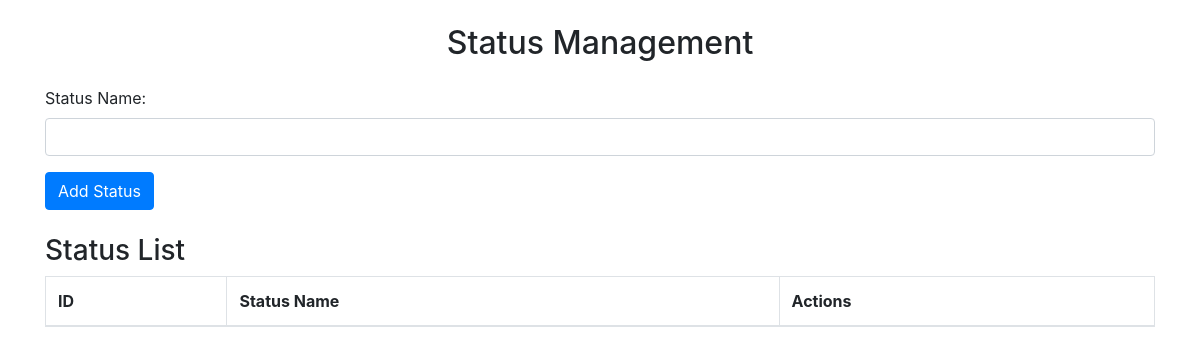
The app's page /create_status.php, older data.
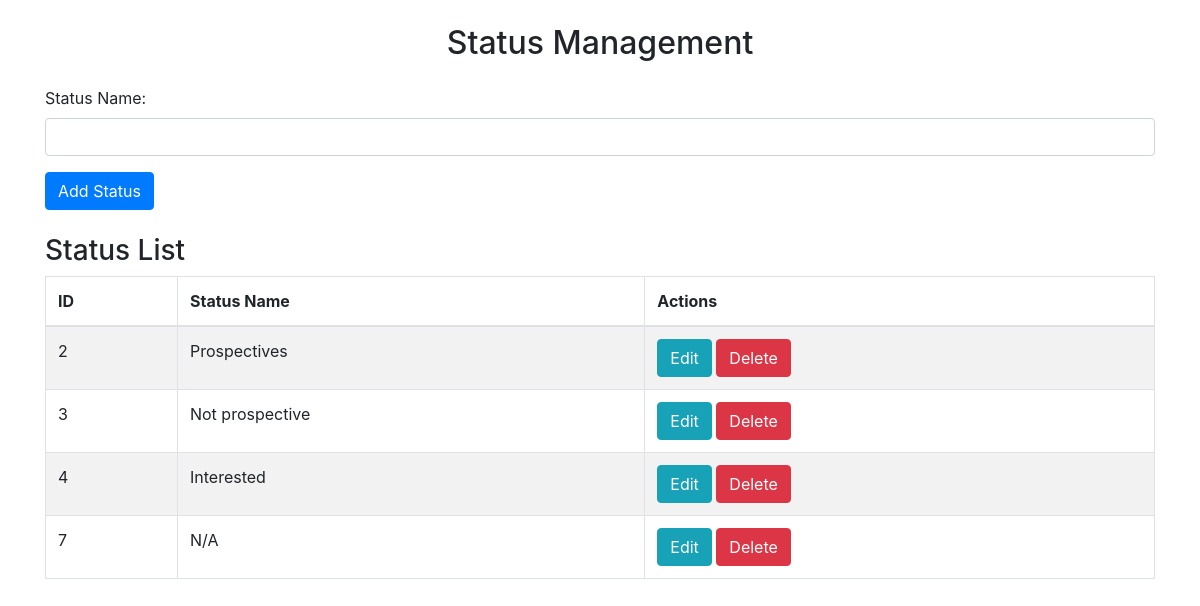
The same page, newer data.
### tables this page shows
CREATE TABLE `status_table` (
  `id` int(11) NOT NULL,
  `status_name` varchar(100) NOT NULL
);

### create_status.php (the view, shortened to what this page needs)
<?php
include './database/connection.php';
$status_code = $status_name = "";
$update = false;
?>
<!DOCTYPE html>
<html lang="en">
<head>
    <link rel="stylesheet" href="https://maxcdn.bootstrapcdn.com/bootstrap/4.5.2/css/bootstrap.min.css">
</head>
<body>
    <div class="container">
        <h2 class="text-center mt-4">Status Management</h2>
        <form action="" method="POST" class="mt-4">
            <div class="form-group">
                <label for="status_name">Status Name:</label>
                <input type="text" name="status_name" class="form-control" value="<?php echo htmlspecialchars($status_name); ?>" required>
            </div>
            <div class="form-group">
                <?php if ($update == true): ?>
                    <button type="submit" name="save" class="btn btn-info">Update Status</button>
                <?php else: ?>
                    <button type="submit" name="save" class="btn btn-primary">Add Status</button>
                <?php endif; ?>
            </div>
        </form>
        <h3 class="mt-4">Status List</h3>
        <table class="table table-bordered table-striped mt-2">
            <thead>
                <tr>
                    <th>ID</th>
                    <th>Status Name</th>
                    <th>Actions</th>
                </tr>
            </thead>
            <tbody>
                <?php
                $stmt = $conn->prepare("SELECT * FROM status_table");
                $stmt->execute();
                $result = $stmt->get_result();
                while ($row = $result->fetch_assoc()): ?>
                    <tr>
                        <td><?php echo htmlspecialchars($row['id']); ?></td>
                        <td><?php echo htmlspecialchars($row['status_name']); ?></td>
                        <td>
                            <a href="?edit=<?php echo htmlspecialchars($row['id']); ?>" class="btn btn-info">Edit</a>
                            <a href="?delete=<?php echo htmlspecialchars($row['id']); ?>" class="btn btn-danger" onclick="return confirm('Are you sure you want to delete this status?');">Delete</a>
                        </td>
                    </tr>
                <?php endwhile; ?>
            </tbody>
        </table>
    </div>
</body>
</html>

Row changes from the older to the newer data that the page shows:
added status_table: id "2", status_name "Prospectives"
added status_table: id "3", status_name "Not prospective"
added status_table: id "4", status_name "Interested"
added status_table: id "7", status_name "N/A"
